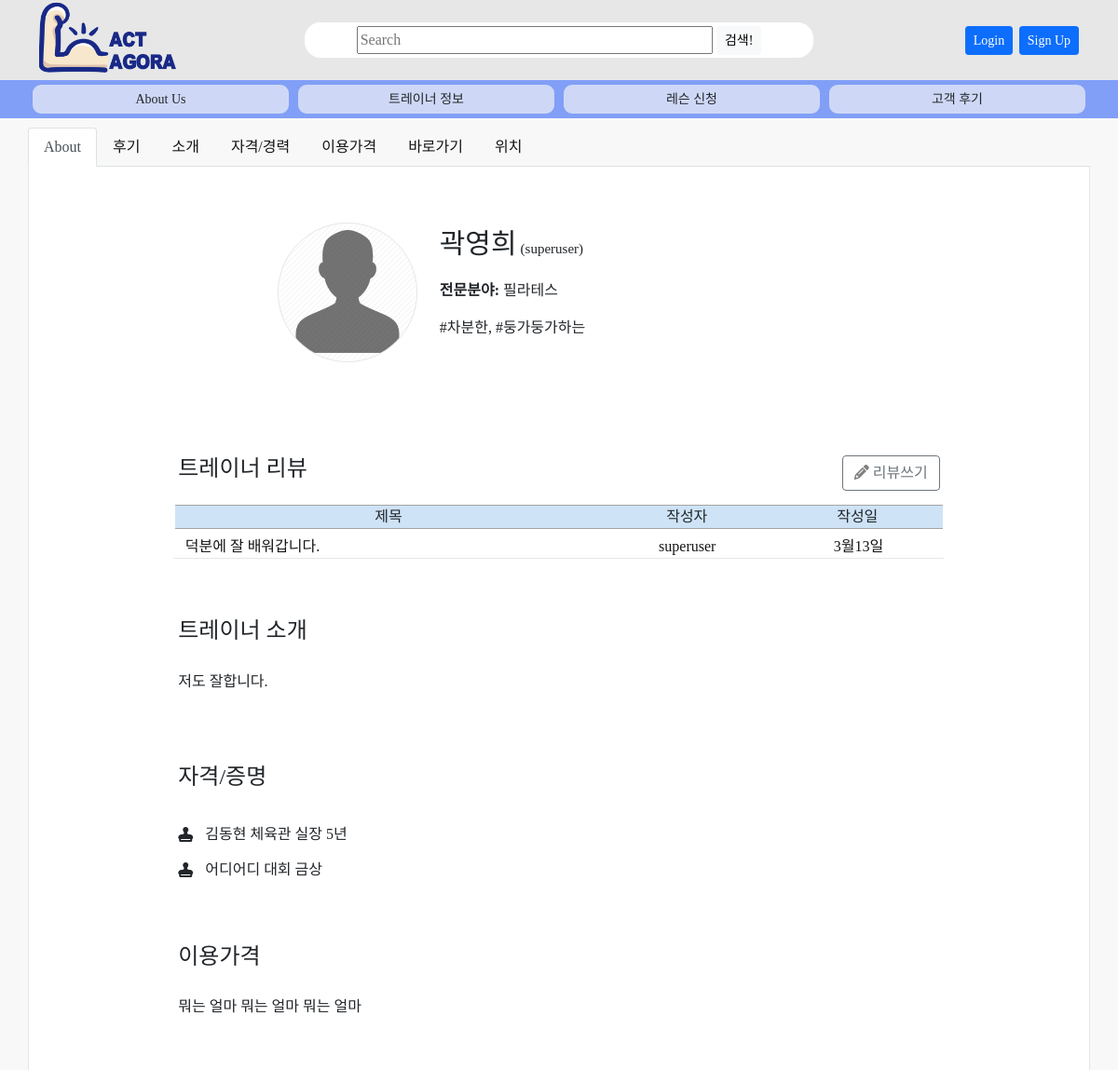
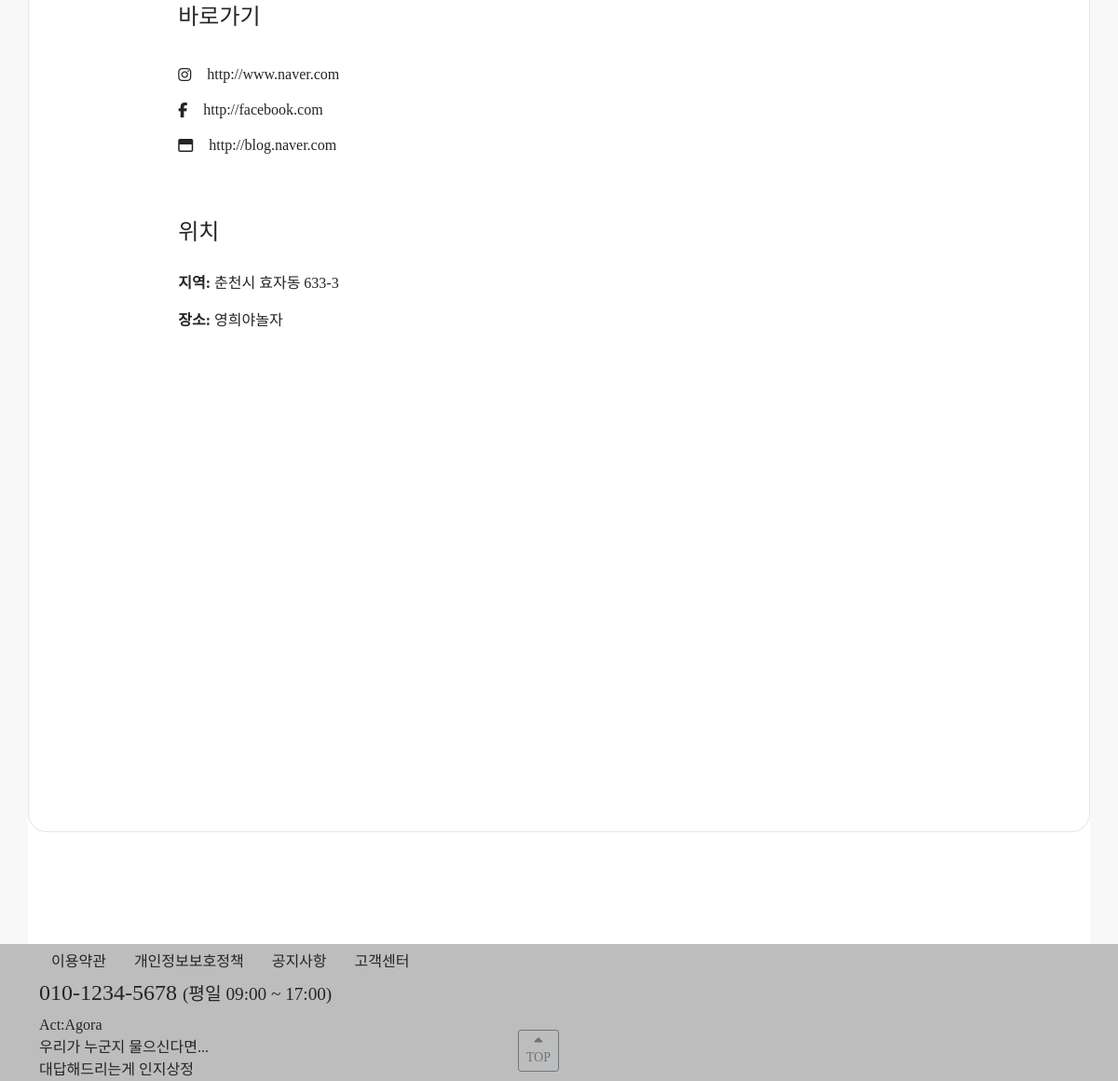
Page /trainer/31 on the committed database (2 pictures, top to bottom).
### trainer/models.py (models this page shows, shortened)
class Trainer(models.Model):
    writer = models.ForeignKey(settings.AUTH_USER_MODEL, null=True, blank=True, on_delete=models.CASCADE, verbose_name='작성자')
    name = models.CharField(max_length=10, verbose_name='이름')
    genretext = models.CharField(max_length=200, null=True)
    genre = models.ManyToManyField(Genre, blank=True, verbose_name='장르')
    address = models.CharField(max_length=40, null=True, verbose_name='지역')
    place = models.CharField(max_length=40, null=True, verbose_name='장소')
    summary = models.TextField(null=True, blank=True)
    tagtext = models.CharField(max_length=200, null=True, blank=True)
    hashtag = models.ManyToManyField(Hashtag, blank=True)
    image = ProcessedImageField(
        upload_to=get_profile_image_path, processors=[ResizeToFill(width=500, height=500, upscale=False)],
        null=True, blank=True,
        format='JPEG', options={'quality': 90}, verbose_name="프로필 이미지"
    )
    imagename = models.CharField(max_length=64, null=True, blank=True, verbose_name='이미지파일')
    cert1, cert2, cert3, cert4, cert5, cert6, cert7, cert8, cert9, cert10 = [
        models.CharField(max_length=40, null=True, blank=True) for i in range(10)
    ]
    certimg1, certimg2, certimg3, certimg4, certimg5, certimg6, certimg7, certimg8, certimg9, certimg10 = [
        ProcessedImageField(
            upload_to=get_profile_image_path, processors=[Resize(width=500, height=None, upscale=False)],
            null=True, blank=True, format='JPEG', options={'quality': 90}
        ) for i in range(10)
    ]
    sns1, sns2, sns3, sns4, sns5 = [
        models.CharField(max_length=256, null=True, blank=True) for i in range(5)
    ]
    def display_genre(self):
        """Create a string for the Genre. This is required to display genre in Admin."""
        return ', '.join(genre.name for genre in self.genre.all()[:3])
    display_genre.short_description = 'Genre'
    class Meta:
        db_table = '트레이너'
        verbose_name = '트레이너'
        verbose_name_plural = '트레이너'

class Genre(models.Model):
    name = models.CharField(max_length=200, help_text='Enter a class genre (e.g. PT, yoga, pilates')
    def __str__(self):
        return self.name

class Hashtag(models.Model):
    name = models.CharField(max_length=20, unique=True, help_text='Enter a feature of trainer.')
    def __str__(self):
        return self.name

### accounts/models.py (models this page shows)
class User(AbstractBaseUser, PermissionsMixin):
    objects = UserManager()
    user_id = models.CharField(max_length=17, verbose_name="아이디", unique=True)
    password = models.CharField(max_length=256, verbose_name="비밀번호")
    email = models.EmailField(max_length=128, verbose_name="이메일", null=True, unique=True)
    hp = models.IntegerField(verbose_name="핸드폰번호", null=True, unique=True)
    name = models.CharField(max_length=8, verbose_name="이름", null=True)
    level = models.CharField(choices=LEVEL_CHOICES, max_length=18, verbose_name="등급", default=3)
    auth = models.CharField(max_length=10, verbose_name="인증번호", null=True)
    date_joined = models.DateTimeField(auto_now_add=True, verbose_name='가입일', null=True, blank=True)
    is_active = models.BooleanField(default=True)
    is_admin = models.BooleanField(default=False)
    is_staff = models.BooleanField(default=False)
    is_superuser = models.BooleanField(default=False)
    USERNAME_FIELD = 'user_id'
    REQUIRED_FIELDS = ['email']
    def __str__(self):
        return self.user_id
    class Meta:
        db_table = "회원목록"
        verbose_name = "사용자"
        verbose_name_plural = "사용자"

### review/models.py (models this page shows, shortened)
class Review(models.Model):
    writer = models.ForeignKey(settings.AUTH_USER_MODEL, null=True, blank=True, on_delete=models.SET_NULL, verbose_name='작성자')
    trainer = models.ForeignKey(Trainer, null=True, blank=True, on_delete=models.SET_NULL, verbose_name='트레이너')
    date = models.DateTimeField(auto_now_add=True, blank=False, verbose_name='작성일')
    genretext = models.CharField(max_length=200, null=True, blank=True)
    genre = models.ManyToManyField(Genre, blank=True, verbose_name='장르')
    tagtext = models.CharField(max_length=200, null=True, blank=True)
    hashtag = models.ManyToManyField(Hashtag, blank=True)
    title = models.CharField(max_length=100, null=True)
    content = models.TextField(null=True, blank=True)
    def get_absolute_url(self):
        return reverse('review:review-detail', args=[str(self.id)])
    class Meta:
        db_table = '리뷰'
        verbose_name = '리뷰'
        verbose_name_plural = '리뷰'

### trainer/views.py (the view)
# urls.py: path('trainer/<int:pk>', views.trainer_detail_view, name='trainer-detail'),
def trainer_detail_view(request, pk):
    trainer = get_object_or_404(Trainer, pk=pk)
    request.session['trainer_id'] = trainer.writer_id
    request.session['trainer_name'] = trainer.name
    if request.user == trainer.writer:
        trainer_auth = True
    else:
        trainer_auth = False
    context = {
        'trainer': trainer,
        'trainer_auth': trainer_auth,
    }
    trainer_review = Review.objects.filter(trainer=trainer)
    if len(trainer_review) > 5:
        context['is_paginated'] = True
    paginator = Paginator(trainer_review, 5)
    page_numbers_range = 5
    max_index = len(paginator.page_range)
    page = request.GET.get('page')
    current_page = int(page) if page else 1
    start_index = int((current_page - 1) / page_numbers_range) * page_numbers_range
    end_index = start_index + page_numbers_range
    if end_index >= max_index:
        end_index = max_index
    page_range = paginator.page_range[start_index:end_index]
    page_obj = paginator.get_page(page)
    context['page_range'] = page_range
    context['page_obj'] = page_obj
    return render(request, 'trainer/trainer_detail.html', context)

### templates/trainer/trainer_detail.html (shortened to what this page needs)
{% extends 'base.html' %}
{% block contents %}
<nav id="nav" class="sticky-top" style="padding-top: 10; background-color: #F8F8F8">
    <div class="nav nav-tabs" id="nav-tab" role="tablist">
        <a class="nav-link active" id="tab1" href="#1" role="tab" aria-controls="tab1" aria-selected="true">About</a>
        <a class="nav-link" id="tab2" href="#2" role="tab" aria-controls="tab2" aria-selected="false">후기</a>
        <a class="nav-link" id="tab3" href="#3" role="tab" aria-controls="tab3" aria-selected="false">소개</a>
        <a class="nav-link" id="tab4" href="#4" role="tab" aria-controls="tab4" aria-selected="false">자격/경력</a>
        <a class="nav-link" id="tab5" href="#5" role="tab" aria-controls="tab5" aria-selected="false">이용가격</a>
        <a class="nav-link" id="tab6" href="#6" role="tab" aria-controls="tab6" aria-selected="false">바로가기</a>
        <a class="nav-link" id="tab7" href="#7" role="tab" aria-controls="tab7" aria-selected="false">위치</a>
    </div>
</nav>
<div class="tab-content" id="nav-tabContent" style="background-color: white; border-right: 1px solid #E6E6E6; border-left: 1px solid #E6E6E6; border-bottom: 1px solid #E6E6E6; border-radius: 0px 0px 20px 20px">
    <div class="target" id="1" role="tabpanel" aria-labelledby="tab1">
        <div class="row justify-content-center">
            <div class="col-4 col-md-3" align="right">
                {% if trainer.image %}
                <img class="img-fluid" src="{{ trainer.image.url }}" style="border-radius: 75px; max-height: 150px; border: 1px solid #E6E6E6">
                {% else %}
                <img class="img-fluid" src="/static/img/profile.png" style="border-radius: 75px; max-height: 150px; border: 1px solid #E6E6E6">
                {% endif %}
            </div>
            <div class="col-8 col-md-6" style="text-align: left">
                <p><span style="font-size: 30">{{ trainer.name }}</span>
                <span style="font-size: 15">({{ trainer.writer }})</span></p>
                <p><strong>전문분야: </strong>{% for genre in trainer.genre.all %}{{ genre }}{% if not forloop.last %}, {% endif %}{% endfor %}</p>
                <p>{% for tag in trainer.hashtag.all %}#{{ tag }}{% if not forloop.last %}, {% endif %}{% endfor %}</p>
            </div>
        </div>
    </div>
    <div class="target" id="2" role="tabpanel" aria-labelledby="tab2">
        <div class="row justify-content-center">
            <div class="col-8 col-md-6">
                <h4>트레이너 리뷰</h4>
            </div>
            <div class="col-4 col-md-3" style="text-align: right">
                <a href="{% url 'review:review-new' %}"><button class="btn btn-outline-secondary"><i class="fas fa-pencil-alt" style="color: gray"></i> 리뷰쓰기</button></a>
            </div>
            <div class="row justify-content-center" style="margin-top: 15; margin-bottom: 4">
                <div class="board-top col-7 col-md-5">제목</div>
                <div class="board-top col-3 col-md-2">작성자</div>
                <div class="board-top col-2 col-md-2">작성일</div>
            </div>
            {% if page_obj %}
            {% for review in page_obj %}
            <a href="{{ review.get_absolute_url }}">
                <div class="row justify-content-center" style="margin-top: 3; margin-bottom: 3; padding: 0 10 0 10">
                    <div class="board-content col-7 col-md-5">{{ review.title }}</div>
                    <div class="board-content col-3 col-md-2" style="text-align: center">{{ review.writer }}</div>
                    <div class="board-content col-2 col-md-2" style="text-align: center">{{ review.date|date:"n월j일" }}</div>
                </div>
            </a>
            {% endfor %}
            {% else %}
            <div class="row">
                <div class="col-12" style="text-align: center; margin-top: 50">
                    <p>아직 등록된 리뷰가 없습니다. 리뷰를 등록해보세요!</p>
                </div>
            </div>
            {% endif %}
        </div>
    </div>
    <div class="target" id="3" role="tabpanel" aria-labelledby="tab3">
        <div class="row justify-content-center">
            <div class="col-12 col-md-9" style="padding-bottom: 20px">
                <h4>트레이너 소개</h4>
            </div>
            <div class="col-12 col-md-9">
                {{ trainer.summary | safe }}
            </div>
        </div>
    </div>
    <div class="target" id="4" role="tabpanel" aria-labelledby="tab4">
        <div class="row justify-content-center">
            <div class="col-12 col-md-9">
                <div style="padding-bottom: 20px">
                    <h4>자격/증명</h4>
                </div>
                {% if trainer.cert1 %}
                <div>
                    {% if trainer.certimg1 %}
                    <i class="fas fa-stamp" style="vertical-align: middle"></i><button class="btn" data-bs-toggle="modal" data-bs-target="#certimg1"> {{ trainer.cert1 }}</button>
                    <div class="modal fade" id="certimg1" tabindex="-1" aria-labelledby="certimg1" aria-hidden="true">
                        <div class="modal-dialog">
                            <div class="modal-content">
                                <button type="button" class="btn-close" data-bs-dismiss="modal" aria-label="Close"></button>
                                <img src="{{ trainer.certimg1.url }}">
                            </div>
                        </div>
                    </div>
                    {% else %}
                    <i class="fas fa-stamp" style="vertical-align: middle"></i><button class="btn"> {{ trainer.cert1 }}</button>
                    {% endif %}
                </div>
                {% endif %}
                {% if trainer.cert2 %}
                <div>
                    {% if trainer.certimg2 %}
                    <i class="fas fa-stamp" style="vertical-align: middle"></i><button class="btn" data-bs-toggle="modal" data-bs-target="#certimg2"> {{ trainer.cert2 }}</button>
                    {% else %}
                    <i class="fas fa-stamp" style="vertical-align: middle"></i><button class="btn"> {{ trainer.cert2 }}</button>
                    {% endif %}
                </div>
                {% endif %}
            </div>
        </div>
    </div>
    <div class="target" id="5" role="tabpanel" aria-labelledby="tab5">
        <div class="row justify-content-center">
            <div class="col-12 col-md-9">
                <div style="padding-bottom: 20px">
                    <h4>이용가격</h4>
                </div>
                <div>
                    뭐는 얼마
                    뭐는 얼마
                    뭐는 얼마
                </div>
            </div>
        </div>
    </div>
    <div class="target" id="6" role="tabpanel" aria-labelledby="tab6">
        <div class="row justify-content-center">
            <div class="col-12 col-md-9">
                <div style="padding-bottom: 20px">
                    <h4>바로가기</h4>
                </div>
                {% if trainer.sns1 %}
                <div>
                    <i class="fab fa-instagram" style="vertical-align: middle"></i>
                    <a href="{{ trainer.sns1 }}" target="_blank"><button class="btn">{{ trainer.sns1 }}</button></a>
                </div>
                {% endif %}
                {% if trainer.sns2 %}
                <div>
                    <i class="fab fa-facebook-f" style="vertical-align: middle"></i>
                    <a href="{{ trainer.sns2 }}" target="_blank"><button class="btn">{{ trainer.sns2 }}</button></a>
                </div>
                {% endif %}
                {% if trainer.sns3 %}
                <div>
                    <i class="far fa-window-maximize" style="vertical-align: middle"></i>
                    <a href="{{ trainer.sns3 }}" target="_blank"><button class="btn">{{ trainer.sns3 }}</button></a>
                </div>
                {% endif %}
            </div>
        </div>
    </div>
    <div class="target" id="7" role="tabpanel" aria-labelledby="tab7">
        <div class="row justify-content-center">
            <div class="col-12 col-md-9">
                <div style="padding-bottom: 20px">
                    <h4>위치</h4>
                </div>
                <div>
                    <p><strong>지역: </strong>{{ trainer.address }}</p>
                    <p><strong>장소: </strong>{{ trainer.place }}</p>
                    <div id="map" style="width: 100%; height:400px;"></div>
                    <p>&nbsp;</p>
                    <p>&nbsp;</p>
                    <p>&nbsp;</p>
                </div>
            </div>
        </div>
    </div>
</div>
{% endblock %}

### static/css/styles.css (style rules this page uses)
body { font-family: NotoSansKR; background-color: #BDBDBD; margin: 0; padding: 0; }
a:link { text-decoration: none; color: #151515; }
button { vertical-align: middle; }
.board-top { text-align: center; border-top: 1px solid #A4A4A4; border-bottom: 1px solid #A4A4A4; background-color: #CEE3F6; }
.board-content { border-bottom: 1px solid #E6E6E6; background-color: white; }
.target { padding: 60 20 0 20; }

### rows in the picture
Trainer: name "곽영희", writer "superuser", summary "저도 잘합니다.", cert1 "김동현 체육관 실장 5년", cert2 "어디어디 대회 금상", sns1 "http://www.naver.com", sns2 "http://facebook.com", sns3 "http://blog.naver.com", address "춘천시 효자동 633-3", place "영희야놀자"
Genre: name "필라테스"
Hashtag: name "차분한"
Hashtag: name "둥가둥가하는"
Review: title "덕분에 잘 배워갑니다.", writer "superuser", date "3월13일"
